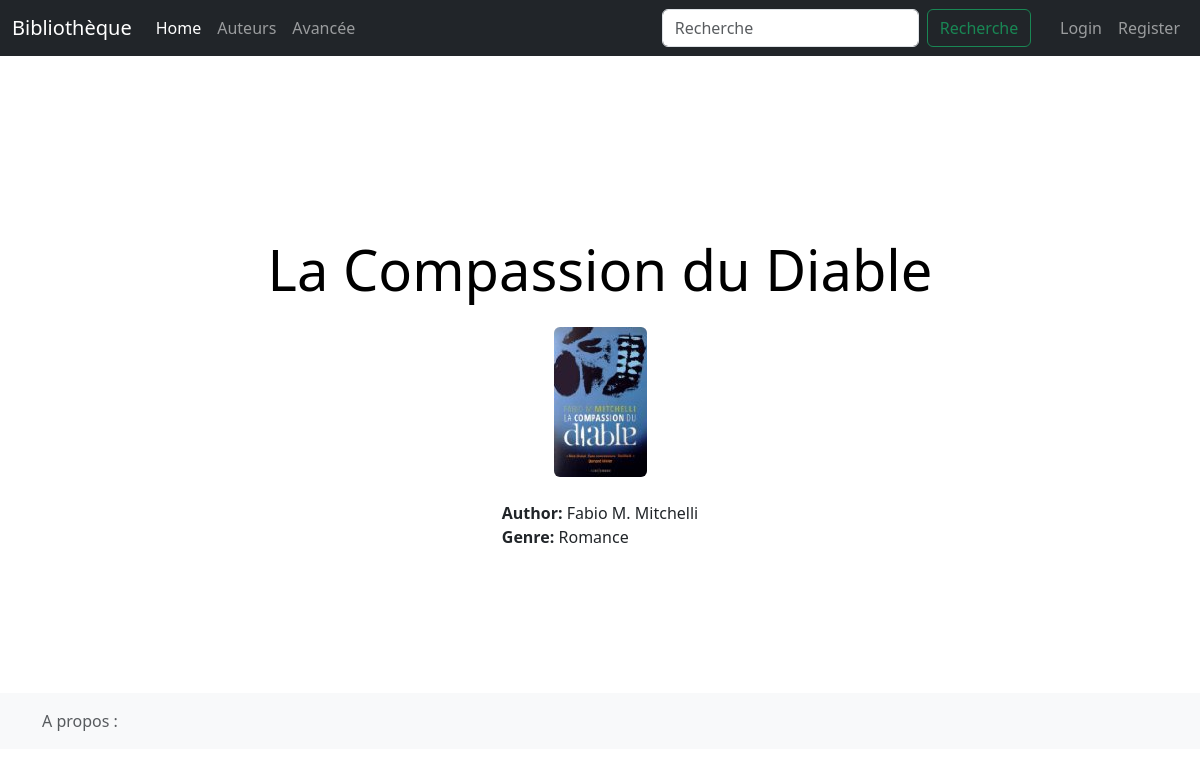
/detail/1, run on the app's committed database.
### SiteWeb/models.py (models this page shows, shortened)
class Book(db.Model):
    id = db.Column(db.Integer, primary_key=True)
    price = db.Column(db.Float)
    url = db.Column(db.String(200))
    img = db.Column(db.String(200))
    title = db.Column(db.String(100))
    author_id = db.Column(db.Integer, db.ForeignKey("author.id"))
    genre_id = db.Column(db.String(100), db.ForeignKey("genre.name"), default="Aucun")
    author = db.relationship("Author", backref=db.backref("books", lazy="dynamic"))
    genre = db.relationship("Genre", backref=db.backref("books", lazy="dynamic"))

class Author(db.Model):
    id = db.Column(db.Integer,primary_key = True)
    name = db.Column(db.String(100))

class Genre(db.Model):
    name = db.Column(db.String(200), primary_key = True)

### SiteWeb/views.py (the view)
@app.route("/detail/<id>")
def detail(id):
    books = get_sample()
    book = books[int(id)-1]
    return render_template(
    "detail.html",
    b=book)

### SiteWeb/models.py (called while the page is built)
def get_sample() -> list[Book]:
    return Book.query.all()

### SiteWeb/templates/detail.html
{% extends "base.html" %}
{% block styles %}
{{ super() }}
<link rel="stylesheet" href="{{url_for('static', filename='home.css')}}">
{% endblock %}
{% block content %}
<div class="container mt-5">
    <div class="row">
        <div class="col-md-8 offset-md-2">
            <h1 class="display-4 text-center mb-4">
                {{ b.title }}
            </h1>
            <div class="text-center mb-4">
                <img src="{{ url_for('static', filename='images/' + b.img) }}"
                     alt="{{ b.title }}"
                     title="{{ b.title }}"
                     class="img-fluid rounded">
            </div>
            <div class="form-inline d-flex justify-content-center">
                <ul class="list-unstyled">
                    <li><strong>Author:</strong> {{ b.author.name }}</li>
                    <li><strong>Genre:</strong> {{ b.genre.name }}</li>
                </ul>
            </div>
        </div>
    </div>
</div>
{% endblock %}

### SiteWeb/templates/base.html (shortened to what this page needs)
<!doctype html>
<html lang="fr">
  <head>
    {% block head %}
    <link rel="stylesheet" href="{{url_for('static', filename='home.css')}}">
    {% block styles %}
    {{ bootstrap.load_css() }}
    {% endblock %}
    {% endblock %}
  </head>
  <body>
    <header>
      <nav class="navbar navbar-expand-md navbar-dark fixed-top bg-dark">
        <div class="container-fluid">
          <a class="navbar-brand" href="#">Bibliothèque</a>
          <div class="collapse navbar-collapse" id="navbarCollapse">
            <ul class="navbar-nav me-auto mb-2 mb-md-0">
              <li class="nav-item">
                <a class="nav-link active" aria-current="page" href="/">Home</a>
              </li>
              <li class="nav-item">
                <a class="nav-link" href="/authors">Auteurs</a>
              </li>
              <li class="nav-item">
                <a class="nav-link" href="/advanced-search">Avancée</a>
              </li>
            </ul>
            <form class="d-flex" role="search" action="/search" method="get">
              <input class="form-control me-2" type="search" name="query" placeholder="Recherche" aria-label="Search">
              <button class="btn btn-outline-success" type="submit">Recherche</button>
            </form>
            <ul id="userlog" class="navbar-nav navbar-right">
              {% if current_user.is_authenticated %}
                <li class="nav-item">
                  <a class="nav-link">{{ current_user.username }}</a>
                </li>
                <li class="nav-item">
                  <a class="nav-link" href="/logout/">Logout</a>
                </li>
              {% else %}
                <li class="nav-item">
                  <a class="nav-link" href="/login/">Login</a>
                </li>
                <li class="nav-item">
                  <a class="nav-link" href="/register/">Register</a>
                </li>
              {% endif %}
            </ul>
          </div>
        </div>
      </nav>
    </header>
    <main class="flex-shrink-0">
      <div class="container">
        {% block content %}
        {% endblock %}
      </div>
    </main>
    <footer class="footer mt-auto py-3 bg-light">
      <div class="container">
        <span class="text-muted">A propos : </span>
      </div>
    </footer>
  </body>
</html>

### SiteWeb/static/home.css (style rules this page uses)
h1 { color: rgb(0, 0, 0); }
main { padding-top: 8em; padding-bottom: 8em; }
footer { position: relative; bottom: 0; width: 100%; }
main > .container { padding: 60px 15px 0; }
#userlog { color: #3498db; margin-left: 2%; }

### data on the page
Book: title "La Compassion du Diable", img (picture)
Author: author.name "Fabio M. Mitchelli"
Genre: genre.name "Romance"
